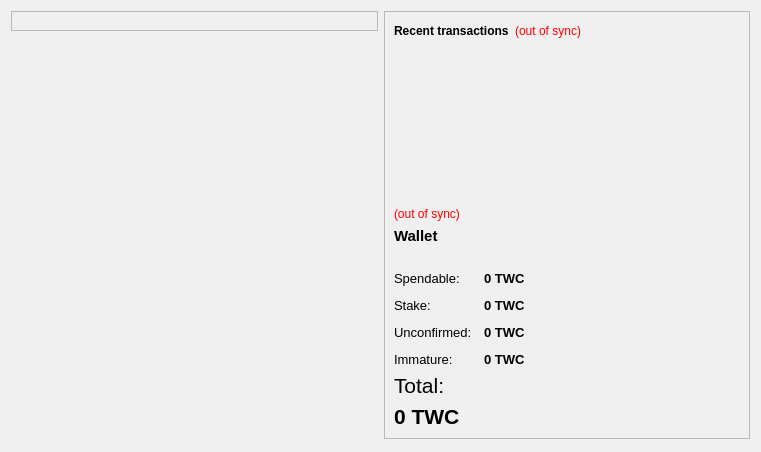
<?xml version="1.0" encoding="UTF-8"?>
<ui version="4.0">
 <class>OverviewPage</class>
 <widget class="QWidget" name="OverviewPage">
  <property name="geometry">
   <rect>
    <x>0</x>
    <y>0</y>
    <width>761</width>
    <height>452</height>
   </rect>
  </property>
  <property name="windowTitle">
   <string>Form</string>
  </property>
  <layout class="QHBoxLayout" name="horizontalLayout" stretch="1,1">
   <item>
    <layout class="QVBoxLayout" name="verticalLayout_2">
     <item>
      <widget class="QFrame" name="frame">
       <property name="frameShape">
        <enum>QFrame::StyledPanel</enum>
       </property>
       <property name="frameShadow">
        <enum>QFrame::Raised</enum>
       </property>
       <layout class="QVBoxLayout" name="verticalLayout_4">
        <item>
         <layout class="QHBoxLayout" name="horizontalLayout_4"/>
        </item>
       </layout>
      </widget>
     </item>
     <item>
      <spacer name="verticalSpacer">
       <property name="orientation">
        <enum>Qt::Vertical</enum>
       </property>
       <property name="sizeHint" stdset="0">
        <size>
         <width>20</width>
         <height>40</height>
        </size>
       </property>
      </spacer>
     </item>
    </layout>
   </item>
   <item>
    <layout class="QVBoxLayout" name="verticalLayout_3">
     <item>
      <widget class="QFrame" name="frame_2">
       <property name="frameShape">
        <enum>QFrame::StyledPanel</enum>
       </property>
       <property name="frameShadow">
        <enum>QFrame::Raised</enum>
       </property>
       <layout class="QVBoxLayout" name="verticalLayout">
        <item>
         <layout class="QHBoxLayout" name="horizontalLayout_2">
          <item>
           <widget class="QLabel" name="label_4">
            <property name="text">
             <string>&lt;b&gt;Recent transactions&lt;/b&gt;</string>
            </property>
           </widget>
          </item>
          <item>
           <widget class="QLabel" name="labelTransactionsStatus">
            <property name="toolTip">
             <string>The displayed information may be out of date. Your wallet automatically synchronizes with the TheWallCoin network after a connection is established, but this process has not completed yet.</string>
            </property>
            <property name="styleSheet">
             <string notr="true">QLabel { color: red; }</string>
            </property>
            <property name="text">
             <string notr="true">(out of sync)</string>
            </property>
            <property name="alignment">
             <set>Qt::AlignRight|Qt::AlignTrailing|Qt::AlignVCenter</set>
            </property>
           </widget>
          </item>
          <item>
           <spacer name="horizontalSpacer">
            <property name="orientation">
             <enum>Qt::Horizontal</enum>
            </property>
            <property name="sizeHint" stdset="0">
             <size>
              <width>40</width>
              <height>20</height>
             </size>
            </property>
           </spacer>
          </item>
         </layout>
        </item>
        <item>
         <widget class="QListView" name="listTransactions">
          <property name="styleSheet">
           <string notr="true">QListView { background: transparent; }</string>
          </property>
          <property name="frameShape">
           <enum>QFrame::NoFrame</enum>
          </property>
          <property name="verticalScrollBarPolicy">
           <enum>Qt::ScrollBarAlwaysOff</enum>
          </property>
          <property name="horizontalScrollBarPolicy">
           <enum>Qt::ScrollBarAlwaysOff</enum>
          </property>
          <property name="selectionMode">
           <enum>QAbstractItemView::NoSelection</enum>
          </property>
         </widget>
        </item>
        <item>
         <widget class="QLabel" name="labelWalletStatus">
          <property name="toolTip">
           <string>The displayed information may be out of date. Your wallet automatically synchronizes with the TheWallCoin network after a connection is established, but this process has not completed yet.</string>
          </property>
          <property name="styleSheet">
           <string notr="true">QLabel { color: red; }</string>
          </property>
          <property name="text">
           <string notr="true">(out of sync)</string>
          </property>
          <property name="alignment">
           <set>Qt::AlignLeading|Qt::AlignLeft|Qt::AlignVCenter</set>
          </property>
         </widget>
        </item>
        <item>
         <widget class="QLabel" name="label_5">
          <property name="font">
           <font>
            <pointsize>11</pointsize>
            <weight>75</weight>
            <bold>true</bold>
           </font>
          </property>
          <property name="text">
           <string>Wallet</string>
          </property>
         </widget>
        </item>
        <item>
         <spacer name="horizontalSpacer_2">
          <property name="orientation">
           <enum>Qt::Horizontal</enum>
          </property>
          <property name="sizeHint" stdset="0">
           <size>
            <width>40</width>
            <height>20</height>
           </size>
          </property>
         </spacer>
        </item>
        <item>
         <layout class="QFormLayout" name="formLayout_2">
          <property name="fieldGrowthPolicy">
           <enum>QFormLayout::AllNonFixedFieldsGrow</enum>
          </property>
          <property name="horizontalSpacing">
           <number>12</number>
          </property>
          <property name="verticalSpacing">
           <number>12</number>
          </property>
          <item row="0" column="0">
           <widget class="QLabel" name="label">
            <property name="font">
             <font>
              <pointsize>10</pointsize>
             </font>
            </property>
            <property name="text">
             <string>Spendable:</string>
            </property>
           </widget>
          </item>
          <item row="0" column="1">
           <widget class="QLabel" name="labelBalance">
            <property name="font">
             <font>
              <pointsize>10</pointsize>
              <weight>75</weight>
              <bold>true</bold>
             </font>
            </property>
            <property name="cursor">
             <cursorShape>IBeamCursor</cursorShape>
            </property>
            <property name="toolTip">
             <string>Your current spendable balance</string>
            </property>
            <property name="text">
             <string notr="true">0 TWC</string>
            </property>
            <property name="textInteractionFlags">
             <set>Qt::LinksAccessibleByMouse|Qt::TextSelectableByKeyboard|Qt::TextSelectableByMouse</set>
            </property>
           </widget>
          </item>
          <item row="1" column="0">
           <widget class="QLabel" name="label_6">
            <property name="font">
             <font>
              <pointsize>10</pointsize>
             </font>
            </property>
            <property name="text">
             <string>Stake:</string>
            </property>
           </widget>
          </item>
          <item row="1" column="1">
           <widget class="QLabel" name="labelStake">
            <property name="font">
             <font>
              <pointsize>10</pointsize>
              <weight>75</weight>
              <bold>true</bold>
             </font>
            </property>
            <property name="cursor">
             <cursorShape>IBeamCursor</cursorShape>
            </property>
            <property name="toolTip">
             <string>Total of coins that was staked, and do not yet count toward the current balance</string>
            </property>
            <property name="text">
             <string notr="true">0 TWC</string>
            </property>
            <property name="textInteractionFlags">
             <set>Qt::LinksAccessibleByMouse|Qt::TextSelectableByKeyboard|Qt::TextSelectableByMouse</set>
            </property>
           </widget>
          </item>
          <item row="2" column="0">
           <widget class="QLabel" name="label_3">
            <property name="font">
             <font>
              <pointsize>10</pointsize>
             </font>
            </property>
            <property name="text">
             <string>Unconfirmed:</string>
            </property>
           </widget>
          </item>
          <item row="2" column="1">
           <widget class="QLabel" name="labelUnconfirmed">
            <property name="font">
             <font>
              <pointsize>10</pointsize>
              <weight>75</weight>
              <bold>true</bold>
             </font>
            </property>
            <property name="cursor">
             <cursorShape>IBeamCursor</cursorShape>
            </property>
            <property name="toolTip">
             <string>Total of transactions that have yet to be confirmed, and do not yet count toward the current balance</string>
            </property>
            <property name="text">
             <string notr="true">0 TWC</string>
            </property>
            <property name="textInteractionFlags">
             <set>Qt::LinksAccessibleByMouse|Qt::TextSelectableByKeyboard|Qt::TextSelectableByMouse</set>
            </property>
           </widget>
          </item>
          <item row="3" column="0">
           <widget class="QLabel" name="labelImmatureText">
            <property name="font">
             <font>
              <pointsize>10</pointsize>
             </font>
            </property>
            <property name="text">
             <string>Immature:</string>
            </property>
           </widget>
          </item>
          <item row="3" column="1">
           <widget class="QLabel" name="labelImmature">
            <property name="font">
             <font>
              <pointsize>10</pointsize>
              <weight>75</weight>
              <bold>true</bold>
             </font>
            </property>
            <property name="toolTip">
             <string>Mined balance that has not yet matured</string>
            </property>
            <property name="text">
             <string notr="true">0 TWC</string>
            </property>
            <property name="textInteractionFlags">
             <set>Qt::LinksAccessibleByMouse|Qt::TextSelectableByKeyboard|Qt::TextSelectableByMouse</set>
            </property>
           </widget>
          </item>
         </layout>
        </item>
        <item>
         <widget class="QLabel" name="labelTotalText">
          <property name="font">
           <font>
            <family>Arial</family>
            <pointsize>16</pointsize>
           </font>
          </property>
          <property name="text">
           <string>Total:</string>
          </property>
         </widget>
        </item>
        <item>
         <widget class="QLabel" name="labelTotal">
          <property name="font">
           <font>
            <family>Arial</family>
            <pointsize>16</pointsize>
            <weight>75</weight>
            <bold>true</bold>
           </font>
          </property>
          <property name="cursor">
           <cursorShape>IBeamCursor</cursorShape>
          </property>
          <property name="toolTip">
           <string>Your current total balance</string>
          </property>
          <property name="text">
           <string notr="true">0 TWC</string>
          </property>
          <property name="textInteractionFlags">
           <set>Qt::LinksAccessibleByMouse|Qt::TextSelectableByKeyboard|Qt::TextSelectableByMouse</set>
          </property>
         </widget>
        </item>
       </layout>
      </widget>
     </item>
     <item>
      <spacer name="verticalSpacer_2">
       <property name="orientation">
        <enum>Qt::Vertical</enum>
       </property>
       <property name="sizeHint" stdset="0">
        <size>
         <width>20</width>
         <height>40</height>
        </size>
       </property>
      </spacer>
     </item>
    </layout>
   </item>
  </layout>
 </widget>
 <resources/>
 <connections/>
</ui>
